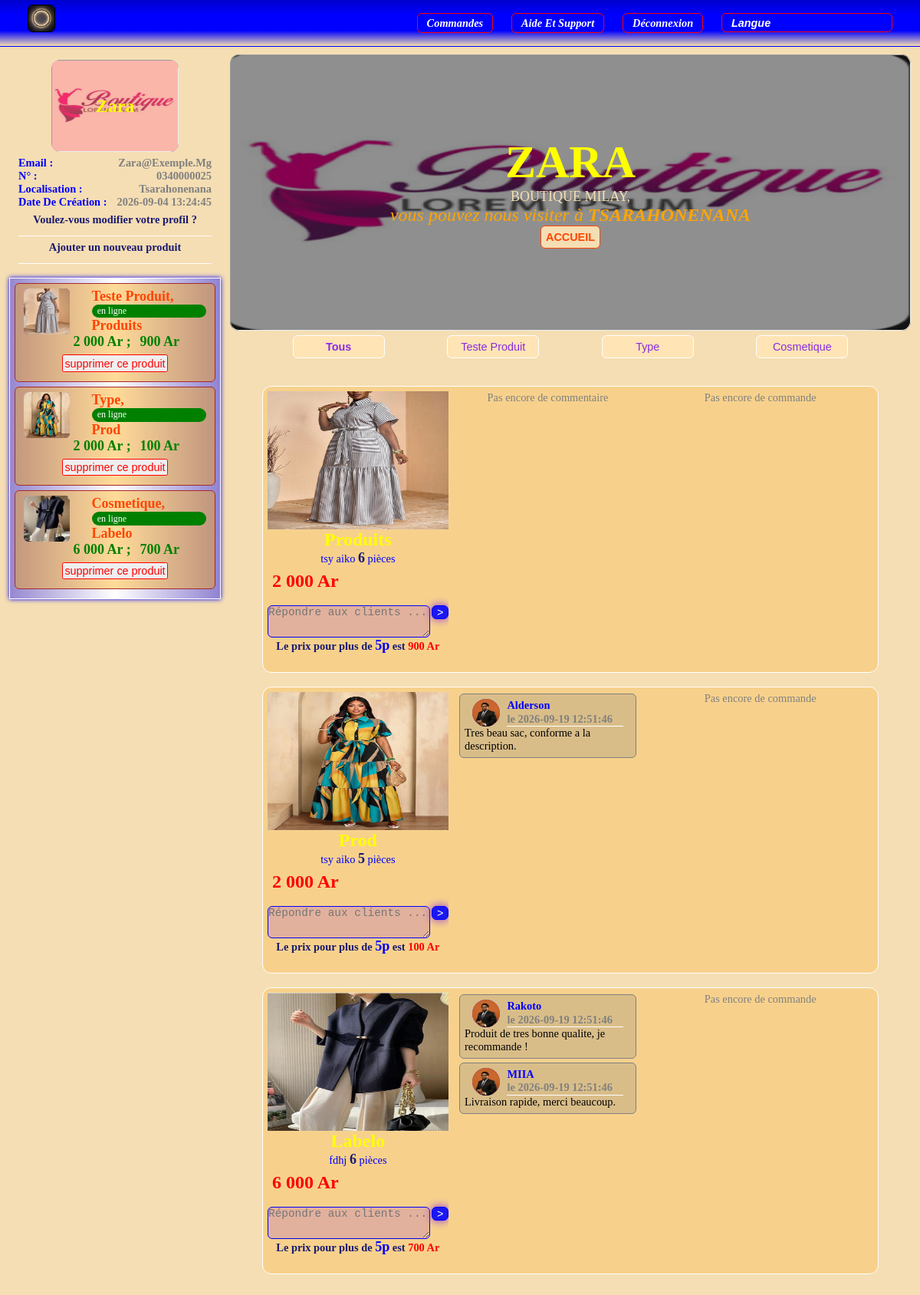
Page /suit_vue3.php (signed in) on the committed database.
### tables this page shows
CREATE TABLE `inscription_vendeur` (
  `id` int NOT NULL AUTO_INCREMENT,
  `boutname` varchar(50) NOT NULL,
  `logo` varchar(255) NOT NULL,
  `numTel` varchar(50) NOT NULL,
  `email` varchar(255) NOT NULL,
  `password` varchar(255) NOT NULL,
  `localisation` varchar(50) NOT NULL,
  `definition` varchar(255) NOT NULL,
  `date` datetime NOT NULL DEFAULT CURRENT_TIMESTAMP,
  PRIMARY KEY (`id`)
);

CREATE TABLE `produits` (
  `id` int NOT NULL AUTO_INCREMENT,
  `id_boutique` int NOT NULL,
  `type` varchar(100) NOT NULL,
  `nom` varchar(150) NOT NULL,
  `description` text NOT NULL,
  `photo` varchar(255) NOT NULL,
  `stock` int NOT NULL,
  `prix` decimal(10,2) NOT NULL,
  `prix_gros` decimal(10,2) NOT NULL,
  `date_creation` datetime NOT NULL DEFAULT CURRENT_TIMESTAMP,
  `date_modification` datetime NOT NULL DEFAULT CURRENT_TIMESTAMP,
  `statut_validation` varchar(20) NOT NULL DEFAULT 'en_attente',    
  `date_validation` datetime DEFAULT NULL,
  PRIMARY KEY (`id`),
  KEY `id_boutique` (`id_boutique`),
  CONSTRAINT `fk_produits_boutique`
    FOREIGN KEY (`id_boutique`) REFERENCES `inscription_vendeur` (`id`)
    ON DELETE CASCADE
);

CREATE TABLE `commentaire` (
  `id_commentaire` int UNSIGNED NOT NULL AUTO_INCREMENT,
  `id_produit` int NOT NULL,
  `id_user` int DEFAULT NULL,
  `nom` varchar(100) DEFAULT 'anonyme',
  `contenu` text NOT NULL,
  `date_commentaire` datetime DEFAULT CURRENT_TIMESTAMP,
  PRIMARY KEY (`id_commentaire`),
  KEY `id_produit` (`id_produit`),
  KEY `id_user` (`id_user`),
  CONSTRAINT `fk_commentaire_produit`
    FOREIGN KEY (`id_produit`) REFERENCES `produits` (`id`)
    ON DELETE CASCADE,
  CONSTRAINT `fk_commentaire_user`
    FOREIGN KEY (`id_user`) REFERENCES `users` (`id`)
    ON DELETE SET NULL
);

### functions/inscription_boutique.php (called while the page is built, shortened)
<?php
$db=connection_db_bou();
function get_info(){
    global $db;
    $id = $_SESSION["id_boutique"];
    $req = $db->prepare("SELECT * FROM inscription_vendeur WHERE id = ?");
    $req->execute([$id]);
    return $req->fetch();
}
?>

### utils/image.php (called while the page is built)
<?php
    function image_ou($fichier , $defaut){
        if($fichier !== null && $fichier !== "" && is_file(__DIR__."/../images/".$fichier)){
            return $fichier ;
        }
        return $defaut ;
    }
?>

### functions/func_prod.php (called while the page is built, shortened)
<?php
    $db = connection_db_bou() ;
    function get_produits_boutique($id_boutique){
        global $db ;
        $select = $db->prepare("SELECT * FROM produits WHERE id_boutique = ? ORDER BY id DESC") ;
        $select->execute([$id_boutique]) ;
        return $select->fetchAll() ;
    }
?>

### suit_vue3.php (the view, shortened to what this page needs)
<?php
    require_once "functions/inscription_boutique.php";
    require_once "functions/func_prod.php";
    require_once "utils/image.php";
    require_once "functions/commande.php";
    $boutique = get_info();
    $produits = get_produits_boutique($boutique["id"]);
    $types = array_unique(array_column($produits, "type"));
    $logo = image_ou($boutique["logo"], "kara.jpg");
    $type_choisi = $_GET["type"] ?? "";
    $produits_affiches = $type_choisi === "" ? $produits : array_filter($produits, fn($p) => $p["type"] === $type_choisi);
    $req = $db->prepare("SELECT c.*, COALESCE(u.nom, c.nom) AS auteur, u.photo AS photo_auteur
                         FROM commentaire c
                         JOIN produits p ON p.id = c.id_produit
                         LEFT JOIN users u ON u.id = c.id_user
                         WHERE p.id_boutique = ?
                         ORDER BY c.date_commentaire DESC");
    $req->execute([$boutique["id"]]);
    $com_by_produit = [];
    foreach ($req->fetchAll() as $c) {
        $com_by_produit[$c["id_produit"]][] = $c;
    }
    $commandes_par_produit = [];
?>
<!DOCTYPE html>
<html lang="en">
<head>
    <link rel="stylesheet" href="css_v3/detai_vue3.css?v=<?= filemtime("css_v3/detai_vue3.css") ?>">
    <link rel="stylesheet" href="css_v3/header_vue3.css?v=<?= filemtime("css_v3/header_vue3.css") ?>">
    <link rel="stylesheet" href="css_v3/tete_vue3.css?v=<?= filemtime("css_v3/tete_vue3.css") ?>">
</head>
<body>
    <header id="tete1">
        <nav>
            <a href="vue3.php" id="nom"><img src="images/logo.jpg" alt=""></a>
            <ul>
                <li><a href="vue3.php#commandes" class="gar"><i>commandes</i></a></li>
                <li><a href="" class="gar"><i>aide et support</i></a></li>
                <li><a href="deconnexion.php" class="gar"><i>déconnexion</i></a></li>
                <li><input type="text" class="gar langue" value="langue"></li>
            </ul>
        </nav>
    </header>
    <section id="tete_vue3">
        <div id="bord_v3">
            <div class="ah_pdp">
                <div class="img_ah">
                    <img src="images/<?= htmlspecialchars($logo) ?>" alt="" class="img_pdp">
                    <hr class="v3_hr">
                    <h1 class="v3_nom" style="text-align:center;"><?= htmlspecialchars($boutique["boutname"]) ?></h1>
                </div>
            </div>
            <div class="toust">
                <h6 class="tou_ve">email : <b><?= htmlspecialchars($boutique["email"]) ?></b></h6>
                <h6 class="tou_ve">N° : <b><?= htmlspecialchars($boutique["numTel"]) ?></b></h6>
                <h6 class="tou_ve">localisation : <b><?= htmlspecialchars($boutique["localisation"]) ?></b></h6>
                <h6 class="tou_ve">date de création : <b><?= htmlspecialchars($boutique["date"]) ?></b></h6>
                <div class="modifier">
                    <h2 class="afir_modi">Voulez-vous modifier votre profil ?</h2>
                    <div action="" class="modi">
                        <form method="POST" class="form_modi">
                            <label >Vous pouvez modifier une seule ou toutes les informations</label>
                        </form>
                    </div>
                </div>
                <div class="modifier_px">
                    <div class="modi">
                        <h2 class="afir_modi">Ajouter un nouveau produit</h2>
                        <form class="form_modi" id="form_ajout_prod" enctype="multipart/form-data">
                            <label for="">Il faut compléter tous les champs</label>
                        </form>
                    </div>
                </div>
            </div>
            <div class="suprim">
                <?php foreach ($produits as $p) : ?>
                <div class="boi_sup">
                    <img src="images/<?= htmlspecialchars(image_ou($p["photo"], "produit.jpg")) ?>" alt="" class="img_sup">
                    <div class="prod_sup">
                        <h5 class="prod1"><?= htmlspecialchars($p["type"]) ?>,</h5>
                        <span class="etat_prod <?= htmlspecialchars($p["statut_validation"]) ?>"><?= htmlspecialchars(STATUTS_PRODUIT[$p["statut_validation"]] ?? "") ?></span>
                        <h5 class="prod1"><?= htmlspecialchars($p["nom"]) ?></h5>
                        <h5 class="prod"><?= number_format($p["prix"], 0, ',', ' ') ?> Ar ;</h5>
                        <h5 class="prod"><?= number_format($p["prix_gros"], 0, ',', ' ') ?> Ar</h5>
                    </div>
                    <form method="POST" class="form_sup">
                        <button class="suprimer" name="supprimer_produit">supprimer ce produit</button>
                    </form>
                </div>
                <?php endforeach; ?>
            </div>
        </div>
    </section>
    <section class="detail">
        <div class="det1">
            <div class="card_fondImage">
                <h1 class="nom_bout"><?= htmlspecialchars($boutique["boutname"]) ?></h1>
                <p class="desc_box"><?= htmlspecialchars($boutique["definition"]) ?>,<br><em>vous pouvez nous visiter à <b><?= htmlspecialchars($boutique["localisation"]) ?></b></em></p>
                <button class="retour"><a href="vue3.php">accueil</a></button>
                <img src="images/<?= htmlspecialchars($logo) ?>" alt="" class="fond">
                <hr class="fond_hr">
            </div>
            <div class="bar_but">
                <button class="but_type"><a href="suit_vue3.php"<?= $type_choisi === "" ? ' style="font-weight:bold;"' : '' ?>>tous</a></button>
                <?php foreach ($types as $t) : ?>
                    <button class="but_type"><a href="suit_vue3.php?type=<?= urlencode($t) ?>"<?= $type_choisi === $t ? ' style="font-weight:bold;"' : '' ?>><?= htmlspecialchars($t) ?></a></button>
                <?php endforeach; ?>
            </div>
            <div class="produit">
                <?php foreach ($produits_affiches as $p) : ?>
                <div class="boit_pr">
                    <div class="box_prox">
                        <img src="images/<?= htmlspecialchars(image_ou($p["photo"], "produit.jpg")) ?>" alt="" class="img_pr">
                        <h2 class="nom_pr"><?= htmlspecialchars($p["nom"]) ?></h2>
                        <h6 class="desc_pr"><?= nl2br(htmlspecialchars($p["description"])) ?> <b
                                style="color: midnightblue;font-size: 1.5vw;font-weight: bold;"><?= (int) $p["stock"] ?></b> pièces</h6>
                        <div class="bay_pr">
                            <h4 class="prix_pr"><?= number_format($p["prix"], 0, ',', ' ') ?> Ar</h4>
                        </div>
                        <div class="comt">
                            <form method="POST" class="div_com">
                                <textarea name="contenu" class="inp_com" placeholder="Répondre aux clients ..." required></textarea>
                                <button class="but_com" type="submit">></button>
                            </form>
                            <h4 class="pr_gros">Le prix pour plus de <b
                                    style="color: blue;font-weight: bold;font-size: 1.5vw;">5p</b> est <b><?= number_format($p["prix_gros"], 0, ',', ' ') ?> Ar</b>
                            </h4>
                        </div>
                    </div>
                    <div class="box_prox scrol">
                        <?php $liste = $com_by_produit[$p["id"]] ?? []; ?>
                        <?php if (empty($liste)) : ?>
                            <p style="width:100%;text-align:center;color:grey;">Pas encore de commentaire</p>
                        <?php endif; ?>
                        <?php foreach ($liste as $c) : ?>
                        <div class="com_acht">
                            <img src="images/<?= htmlspecialchars(image_ou($c["photo_auteur"], "pdp.jpg")) ?>" alt="" class="img_acht">
                            <div class="nd_acht">
                                <h3><?= htmlspecialchars($c["auteur"]) ?></h3>
                                <b>le <?= htmlspecialchars($c["date_commentaire"]) ?></b>
                            </div>
                            <p class="com_pra"><?= nl2br(htmlspecialchars($c["contenu"])) ?></p>
                        </div>
                        <?php endforeach; ?>
                    </div>
                    <div class="box_prox comd_boit scrol">
                        <?php $cmds = $commandes_par_produit[$p["id"]] ?? []; ?>
                        <?php if (empty($cmds)) : ?>
                            <p style="width:100%;text-align:center;color:grey;">Pas encore de commande</p>
                        <?php endif; ?>
                    </div>
                </div>
                <?php endforeach; ?>
            </div>
        </div>
    </section>
</body>
</html>

### css_v3/detai_vue3.css (style rules this page uses)
* { margin: 0; padding: 0; box-sizing: border-box; font-size: 1.2vw; }
.detail { background: wheat; padding: 5.9vw 1vw 10vw 25vw; }
.det1 { width: 100%; border-radius: 1vw; display: flex; flex-wrap: wrap; }
.card_fondImage { width: 100%; position: relative; height: 30vw; display: flex; flex-direction: column; justify-content: center; align-items: center; border-radius: 1vw; }
.nom_bout { z-index: 1; font-size: 5vw; color: yellow; position: relative; text-transform: uppercase; }
.desc_box { z-index: 1; width: 60%; color: wheat; font-size: 1.5vw; text-align: center; }
.desc_box em { font-size: 2vw; color: orange; }
.desc_box em b { font-size: 2vw; text-transform: uppercase; }
.retour { z-index: 1; padding: .5vw; border-radius: .5vw; background: wheat; text-transform: uppercase; border: solid .1vw orangered; }
.retour a { color: orangered; text-decoration: none; font-weight: bold; }
.fond { position: absolute; top: 0; left: 0; width: 100%; height: 100%; border-radius: 1vw; }
.fond_hr { position: absolute; background: rgba(0, 0, 0, 0.425); top: 0; left: 0; width: 100%; height: 100%; border-radius: 1vw; }
.produit { display: flex; flex-wrap: wrap; width: 100%; padding: 3vw; justify-content: center; align-items: center; flex-direction: column; }
.boit_pr { position: relative; width: 20vw; height: 24vw; margin-bottom: 1.5vw; overflow: hidden; transition: 2s; }
.bar_but { width: 100%; display: flex; justify-content: space-evenly; padding-top: .5vw; }
.but_type { padding: .5vw 1vw; width: 10vw; border-radius: .5vw; border: solid .1vw white; background: moccasin; }
.but_type a { text-decoration: none; color: blueviolet; text-transform: capitalize; }
.box_prox { width: 100%; width: 20vw; height: 24vw; display: flex; flex-direction: column; align-items: center; margin-bottom: 1vw; overflow: hidden; transition: 1.5s; }
.img_pr { width: 100%; height: 15vw; }
.nom_pr { text-transform: capitalize; font-size: 2vw; color: yellow; }
.desc_pr { color: blue; text-align: center; font-weight: lighter; }
.bay_pr { width: 100%; padding: .5vw; display: flex; justify-content: space-between; }
.prix_pr { font-size: 2vw; color: red; }
.comt { margin-top: 1vw; width: 100%; display: flex; flex-direction: column; align-items: center; position: relative; }
.div_com { width: 100%; display: flex; justify-content: space-between; align-items: start; position: relative; }
.inp_com { width: 90%; border-radius: .5vw; border: solid .1vw blue; height: 3.5vw; background: rgba(137, 43, 226, 0.192); }
.but_com { width: 9%; box-shadow: 0 0 1vw blueviolet; margin-bottom: .2vw; border-radius: .5vw; background: rgba(0, 0, 255, 0.89); border: solid .1vw blue; color: white; }
.pr_gros { color: midnightblue; }
.pr_gros b { color: red; }
.com_acht { display: flex; background: rgba(128, 128, 128, 0.253); border: solid .1vw grey; border-radius: .5vw; justify-content: space-evenly; flex-wrap: wrap; padding: .5vw; margin: .2vw; }
.img_acht { width: 3vw; height: 3vw; border-radius: 50%; background: blueviolet; }
.nd_acht { width: 70%; display: flex; flex-wrap: wrap; justify-content: space-between; border-bottom: solid .1vw white; }
.nd_acht h3 { color: blue; text-transform: capitalize; width: 100%; }
.nd_acht b { color: grey; }
.com_pra { width: 100%; }
.comd_boit { width: 25vw; display: flex; align-items: start; }
.boit_pr, .boit_pr:hover { display: flex; align-items: flex-start; gap: 1vw; width: 67vw; height: auto; overflow: visible; padding: .5vw; background: rgba(255, 166, 0, 0.219); border: solid .1vw white; border-radius: 1vw; }
.boit_pr .box_prox, .boit_pr .box_prox:hover { height: auto; padding-bottom: .5vw; }
.boit_pr .scrol { max-height: 32vw; overflow-y: auto; align-self: stretch; }

### rows in the picture
inscription_vendeur: logo (picture), boutname "Zara", email "Zara@exemple.mg", numTel "0340000025", localisation "Tsarahonenana", date "2026-09-04 13:24:45", boutname "ZARA", definition "BOUTIQUE MILAY", localisation "TSARAHONENANA"
produits: photo (picture), type "Teste Produit", statut_validation "en ligne", nom "Produits", prix "2 000", prix_gros "900", description "tsy aiko", stock "6", shows "Pas encore de commentaire"
produits: photo (picture), type "Type", statut_validation "en ligne", nom "Prod", prix "2 000", prix_gros "100", description "tsy aiko", stock "5"
produits: photo (picture), type "Cosmetique", statut_validation "en ligne", nom "Labelo", prix "6 000", prix_gros "700", description "fdhj", stock "6"
commentaire: auteur "Alderson", date_commentaire "2026-09-19 12:51:46", contenu "Tres beau sac, conforme a la description."
commentaire: auteur "Rakoto", date_commentaire "2026-09-19 12:51:46", contenu "Produit de tres bonne qualite, je recommande !"
commentaire: auteur "MIIA", date_commentaire "2026-09-19 12:51:46", contenu "Livraison rapide, merci beaucoup."

### other values in the picture
$t "Teste Produit"
$t "Type"
$t "Cosmetique"
